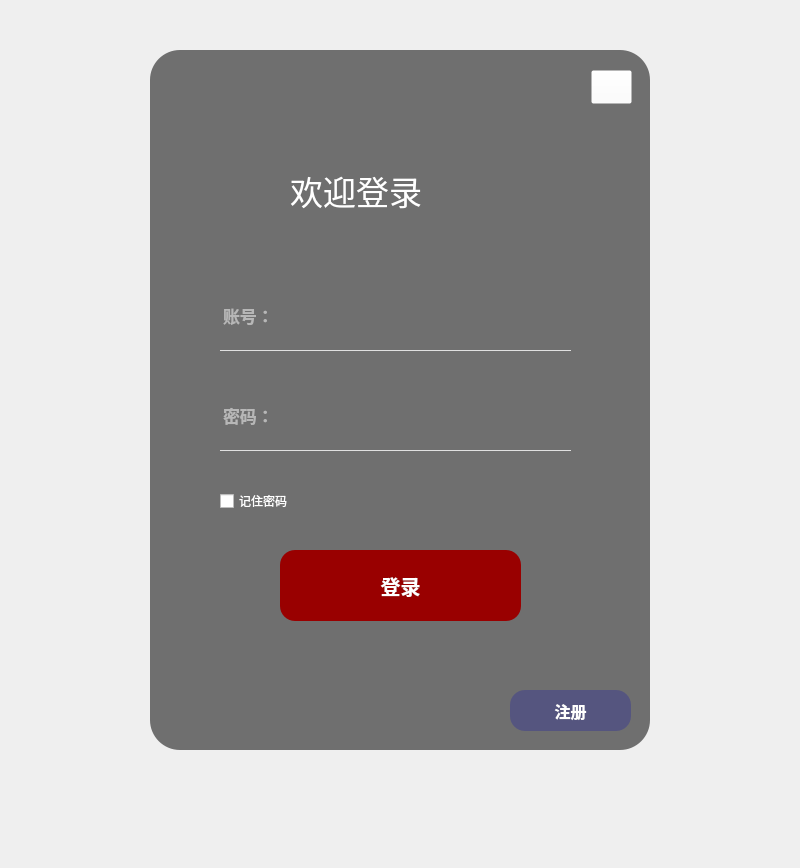
<?xml version="1.0" encoding="UTF-8"?>
<ui version="4.0">
 <class>MainWindow</class>
 <widget class="QMainWindow" name="MainWindow">
  <property name="geometry">
   <rect>
    <x>0</x>
    <y>0</y>
    <width>800</width>
    <height>868</height>
   </rect>
  </property>
  <property name="font">
   <font>
    <family>仿宋</family>
    <pointsize>9</pointsize>
   </font>
  </property>
  <property name="windowTitle">
   <string>MainWindow</string>
  </property>
  <widget class="QWidget" name="centralwidget">
   <widget class="QLabel" name="label">
    <property name="geometry">
     <rect>
      <x>150</x>
      <y>50</y>
      <width>500</width>
      <height>700</height>
     </rect>
    </property>
    <property name="minimumSize">
     <size>
      <width>500</width>
      <height>700</height>
     </size>
    </property>
    <property name="styleSheet">
     <string notr="true">border-image:url(:/img/ui_img/background.jpg);
border-radius:30px;</string>
    </property>
    <property name="text">
     <string/>
    </property>
   </widget>
   <widget class="QLabel" name="label_2">
    <property name="geometry">
     <rect>
      <x>150</x>
      <y>50</y>
      <width>500</width>
      <height>700</height>
     </rect>
    </property>
    <property name="minimumSize">
     <size>
      <width>500</width>
      <height>700</height>
     </size>
    </property>
    <property name="styleSheet">
     <string notr="true">background-color: rgba(75, 75, 75, 200);
border-radius:30px;</string>
    </property>
    <property name="text">
     <string/>
    </property>
   </widget>
   <widget class="QLabel" name="label_3">
    <property name="geometry">
     <rect>
      <x>290</x>
      <y>160</y>
      <width>251</width>
      <height>61</height>
     </rect>
    </property>
    <property name="minimumSize">
     <size>
      <width>251</width>
      <height>61</height>
     </size>
    </property>
    <property name="font">
     <font>
      <family>方正姚体</family>
      <pointsize>25</pointsize>
     </font>
    </property>
    <property name="styleSheet">
     <string notr="true">color:rgb(255, 255, 255)</string>
    </property>
    <property name="text">
     <string>欢迎登录</string>
    </property>
   </widget>
   <widget class="QLineEdit" name="edit_username">
    <property name="geometry">
     <rect>
      <x>220</x>
      <y>280</y>
      <width>351</width>
      <height>71</height>
     </rect>
    </property>
    <property name="font">
     <font>
      <pointsize>13</pointsize>
      <weight>75</weight>
      <bold>true</bold>
     </font>
    </property>
    <property name="styleSheet">
     <string notr="true">background-color:rgba(0,0,0,0);
border:1px solid rgba(0, 0, 0, 0);
border-bottom-color:rgba(255,255,255,200);
color:rgb(255, 255, 255)</string>
    </property>
    <property name="text">
     <string/>
    </property>
    <property name="placeholderText">
     <string>账号：</string>
    </property>
   </widget>
   <widget class="QLineEdit" name="edit_password">
    <property name="geometry">
     <rect>
      <x>220</x>
      <y>380</y>
      <width>351</width>
      <height>71</height>
     </rect>
    </property>
    <property name="font">
     <font>
      <family>AcadEref</family>
      <pointsize>13</pointsize>
      <weight>75</weight>
      <bold>true</bold>
     </font>
    </property>
    <property name="styleSheet">
     <string notr="true">background-color:rgba(0,0,0,0);
border:1px solid rgba(0, 0, 0, 0);
border-bottom-color:rgba(255,255,255,200);
color:rgb(255, 255, 255)</string>
    </property>
    <property name="text">
     <string/>
    </property>
    <property name="placeholderText">
     <string>密码：</string>
    </property>
   </widget>
   <widget class="QCheckBox" name="checkBox">
    <property name="geometry">
     <rect>
      <x>220</x>
      <y>490</y>
      <width>105</width>
      <height>22</height>
     </rect>
    </property>
    <property name="font">
     <font>
      <family>黑体</family>
      <pointsize>9</pointsize>
     </font>
    </property>
    <property name="styleSheet">
     <string notr="true">color:rgb(255, 255, 255)</string>
    </property>
    <property name="text">
     <string>记住密码</string>
    </property>
   </widget>
   <widget class="QPushButton" name="btn_login">
    <property name="geometry">
     <rect>
      <x>280</x>
      <y>550</y>
      <width>241</width>
      <height>71</height>
     </rect>
    </property>
    <property name="font">
     <font>
      <family>等线</family>
      <pointsize>15</pointsize>
      <weight>75</weight>
      <bold>true</bold>
     </font>
    </property>
    <property name="styleSheet">
     <string notr="true">QPushButton#btn_login{
background-color:rgb(153,0,0);
color:rgba(255,255,255);
border-radius:15px;
}
QPushButton#btn_login:pressed{
padding-top:7px;
padding-left:7px
}</string>
    </property>
    <property name="text">
     <string>登录</string>
    </property>
   </widget>
   <widget class="QPushButton" name="btn_register">
    <property name="geometry">
     <rect>
      <x>510</x>
      <y>690</y>
      <width>121</width>
      <height>41</height>
     </rect>
    </property>
    <property name="font">
     <font>
      <family>等线</family>
      <pointsize>12</pointsize>
      <weight>75</weight>
      <bold>true</bold>
     </font>
    </property>
    <property name="styleSheet">
     <string notr="true">QPushButton#btn_register{
background-color:rgb(85, 85, 127);
color:rgba(255,255,255);
border-radius:15px;
}
QPushButton#btn_register:pressed{
padding-top:7px;
padding-left:7px
}</string>
    </property>
    <property name="text">
     <string>注册</string>
    </property>
   </widget>
   <widget class="QPushButton" name="pushButton">
    <property name="geometry">
     <rect>
      <x>591</x>
      <y>70</y>
      <width>41</width>
      <height>34</height>
     </rect>
    </property>
    <property name="styleSheet">
     <string notr="true">background-color:rgb(255,255,255,0);</string>
    </property>
    <property name="text">
     <string/>
    </property>
    <property name="icon">
     <iconset resource="../../loginapprcc.qrc">
      <normaloff>:/img/ui_img/关闭.png</normaloff>:/img/ui_img/关闭.png</iconset>
    </property>
   </widget>
  </widget>
 </widget>
 <resources>
  <include location="../../loginapprcc.qrc"/>
 </resources>
 <connections>
  <connection>
   <sender>pushButton</sender>
   <signal>clicked()</signal>
   <receiver>MainWindow</receiver>
   <slot>close()</slot>
   <hints>
    <hint type="sourcelabel">
     <x>619</x>
     <y>84</y>
    </hint>
    <hint type="destinationlabel">
     <x>723</x>
     <y>84</y>
    </hint>
   </hints>
  </connection>
 </connections>
</ui>
